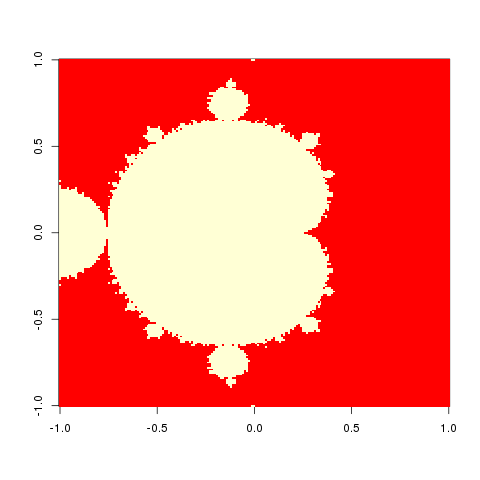

Write R code to recreate this figure.
# computes Mandelbrot fractal matrix

# adapted from code by [email redacted]

# arguments:

#    xl: left limit
#    xr: right limit
#    yt: top limit
#    yb: bottom limit
#    inc: distance between ticks on X, Y axes
#    maxiters: maximum number of iterations

# return value:

#    we aim to return an R list which will be used as input to R's
#    image() function: a matrix of 1s and 0s, 1 meaning sequence remains
#    bounded, absolute value <= 1, plus the tick marks vectors for the X
#    and Y axes 

mandelbrot <- function(xl,xr,yb,yt,inc,maxiters)
{ 
   # determine where the tick marks go on the X and Y axes
   xticks <- seq(xl,xr,inc)
   yticks <- seq(yb,yt,inc)
   nxticks <- length(xticks)
   nyticks <- length(yticks)
   # eventual return value
   m <- matrix(0,nrow=nxticks,ncol=nyticks)  

   # iteratate through the entire grid, setting c to each grid point and
   # then seeing where z goes as a result
   for (i in 1:nxticks) {
      xti <- xticks[i]
      for (j in 1:nyticks) {
         ytj <- yticks[j]
         # this is c, but don't confuse with R's c() ftn
         cpt <- complex(real=xti,imaginary=ytj)
         z <- cpt
         for (k in 1:maxiters) {
            z <- z^2 + cpt
            if (abs(z) > 2.0) break
            if (k == maxiters) m[i,j] <- 1
         }
      }
    }
    # return
    list(x=xticks,y=yticks,z=m)
}

# R Snow wrapper, divide grid into vertical strips, then call
# mandelbrot(); we won't mind if there are a few duplicate pixels in the
# end

mandelsnow <- 
   function(cls,xl,xr,yb,yt,inc,maxiters)
{
   clusterExport(cls,c("xl","xr","yb","yt","inc","maxiters"),envir=environment())
   ncls <- length(cls)
   clusterExport(cls,c("mandelbrot","ncls"),envir=environment())
   getmyxinterval <- function(i) {
      width <- (xr - xl) / ncls
      myxl <<- xl + (i-1) * width
      myxr <<- myxl + width
   }
   clusterApply(cls,1:ncls,getmyxinterval)
   tmp <- clusterEvalQ(cls,mandelbrot(myxl,myxr,yb,yt,inc,maxiters))
   fullmat <- NULL
   for (i in 1:ncls) 
      fullmat <- rbind(fullmat,tmp[[i]]$z)
   g <- list()
   g$x <- seq(xl,xr,inc)
   g$y <- seq(yb,yt,inc)
   g$z <- fullmat
   # make up for possible overlap
   nrx <- length(g$x)
   nrz <- nrow(g$z)
   #browser()
   if (nrx < nrz) {
      g$z <- g$z[-(1:(nrz-nrx)),]
   } else if (nrz < nrx) 
      g$x <- g$x[-(1:(nrx-nrz))]
   print(g)
   png('Quiz2Mandelbrot.png')
   image(g)
   #plot(g$x,g$y)
   dev.off()
}

